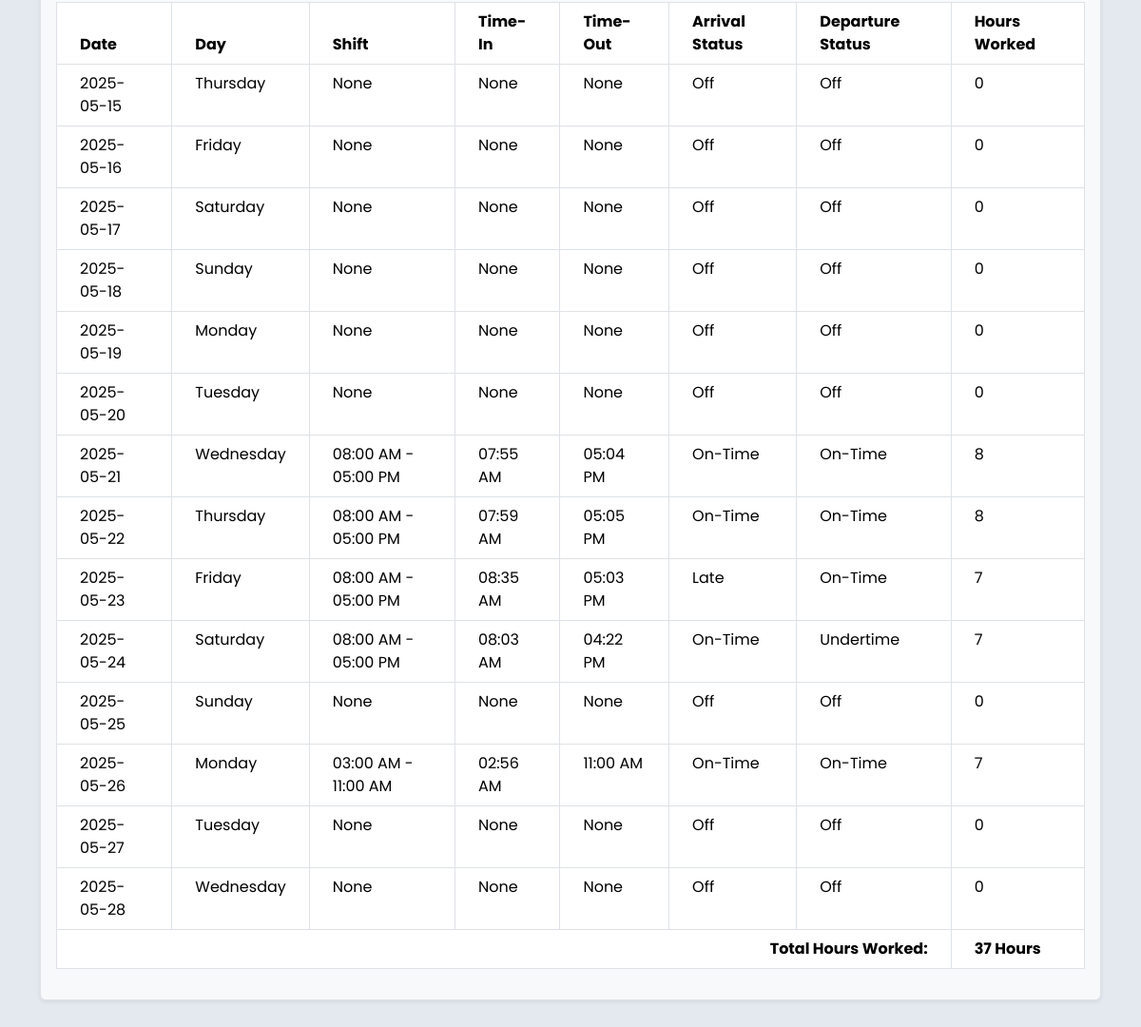
The app's page / (signed in, lower part), older data.
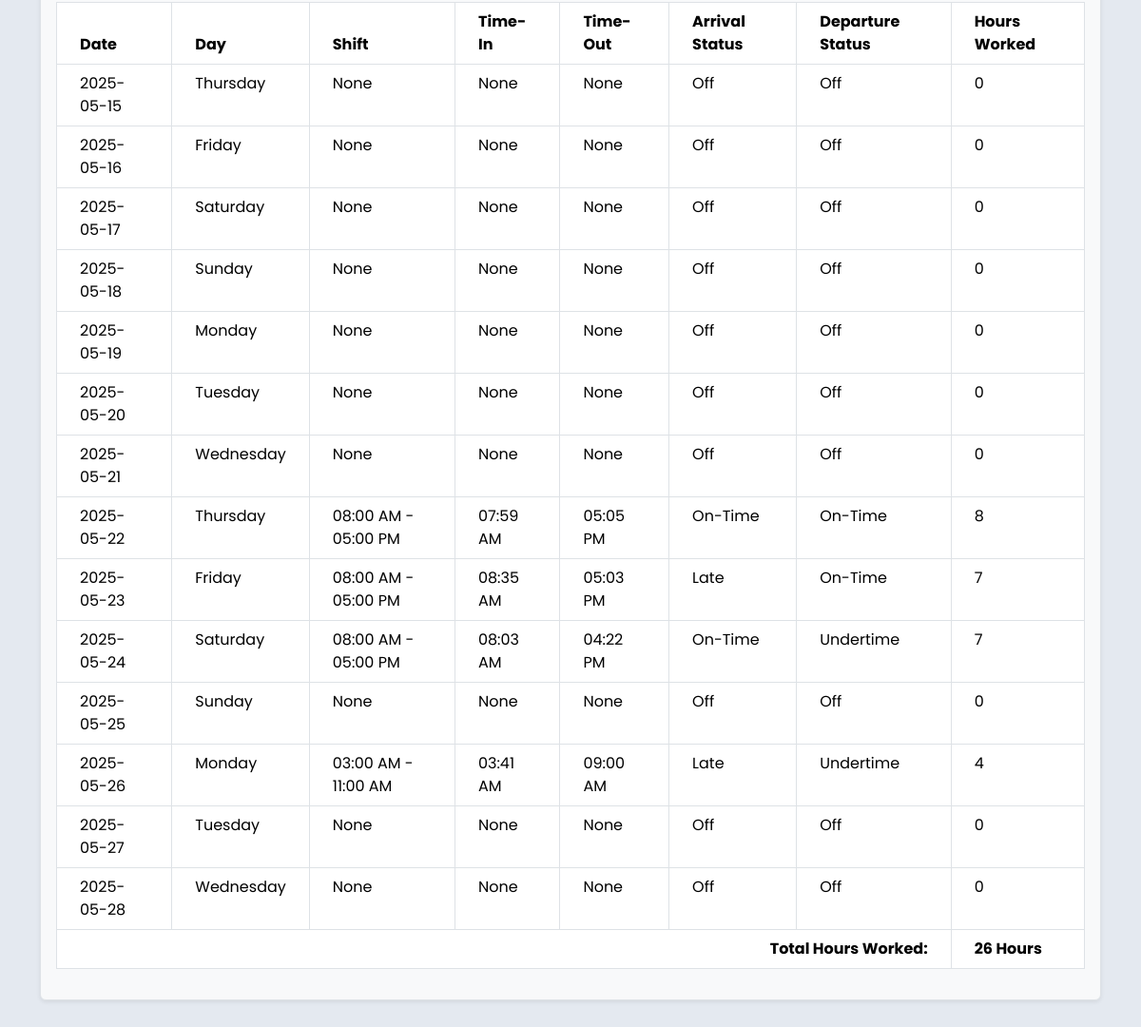
The same page, newer data.
### core/models.py (models this page shows, shortened)
class Attendance(models.Model):
    STATUS_CHOICES = [
        ('On-Time', 'On-Time'),
        ('Late', 'Late'),
        ('Absent', 'Absent'),
        ('Rest Day', 'Rest Day'),
    ]
    employee = models.ForeignKey('Employee', on_delete=models.CASCADE)
    date = models.DateField()
    time_in = models.DateTimeField(null=True, blank=True)
    time_out = models.DateTimeField(null=True, blank=True)
    arrival_status = models.CharField(
        max_length=20,
        choices=STATUS_CHOICES,
        default='Absent',
        help_text="Status based on time-in"
    )
    departure_status = models.CharField(
        max_length=20,
        choices=[
            ('On-Time', 'On-Time'),
            ('Undertime', 'Undertime'),
            ('Absent', 'Absent'),
            ('Rest Day', 'Rest Day')
        ],
        default='Absent',
        help_text="Status based on time-out"
    )
    shift = models.ForeignKey(
        'Shift',
        on_delete=models.SET_NULL,
        null=True,
        blank=True,
        help_text="Associated shift for this attendance record"
    )
    late_minutes = models.PositiveIntegerField(default=0)
    undertime_minutes = models.PositiveIntegerField(default=0)
    def worked_hours(self):
        print(f"\n--- DEBUG worked_hours for {self.date} ---")
        if not self.shift:
            print("No shift assigned")
            return 0
        scheduled_start = self.shift.shift_start
        scheduled_end = self.shift.shift_end
        is_rest_day = False  # You may also store this in Shift
        print(f"scheduled_start: {scheduled_start}")
        print(f"scheduled_end: {scheduled_end}")
        print(f"time_in: {self.time_in}")
        print(f"time_out: {self.time_out}")
        if not self.time_in or not self.time_out:
            print("Missing time_in or time_out")
            return 0
        scheduled_start_dt = datetime.combine(self.date, scheduled_start)
        scheduled_end_dt = (
            datetime.combine(self.date + timedelta(days=1), scheduled_end)
            if scheduled_end < scheduled_start
            else datetime.combine(self.date, scheduled_end)
        )
        time_in = self.time_in.replace(tzinfo=None) if self.time_in.tzinfo else self.time_in
        time_out = self.time_out.replace(tzinfo=None) if self.time_out.tzinfo else self.time_out
        start = max(time_in, scheduled_start_dt)
        end = min(time_out, scheduled_end_dt)
        if end <= start:
            print("End is before or equal to start")
            return 0
        worked_seconds = (end - start).total_seconds()
        worked_hours = worked_seconds / 3600
        if worked_hours > 1:
            worked_hours -= 1
        worked_hours = max(worked_hours, 0)
        return worked_hours

### core/views.py (the view)
# urls.py: path('', views.dashboard, name='dashboard'),
@login_required
def dashboard(request):
    employee = get_object_or_404(Employee, user_account=request.user)
    print("First Name:", employee.first_name)
    print("Last Name:", employee.last_name)
    print("Company ID:", employee.company_id)
    leave_depts = employee.leave_departments.all()
    shift_depts = employee.shift_departments.all()
    print("Leave Respondent for Departments:")
    for dept in leave_depts:
        print(f"- {dept.name}")
    print("Shift Respondent for Departments:")
    for dept in shift_depts:
        print(f"- {dept.name}")
    today = timezone.now().date()
    start_of_week = today - timedelta(days=today.weekday())  # Monday
    end_of_week = start_of_week + timedelta(days=6)
    week_days = []
    shifts_this_week = Shift.objects.filter(
        employee=employee,
        shift_date__range=[start_of_week, end_of_week]
    ).values('shift_date', 'shift_start', 'shift_end')
    shifts_map = {shift['shift_date']: shift for shift in shifts_this_week}
    for i in range(7):
        day = start_of_week + timedelta(days=i)
        shift_info = shifts_map.get(day)
        week_days.append({
            'label': day.strftime('%A'),
            'date': day.strftime('%Y-%m-%d'),
            'is_today': day == today,
            'shift_start': shift_info['shift_start'] if shift_info else None,
            'shift_end': shift_info['shift_end'] if shift_info else None,
        })
    recent_leaves = LeaveRequest.objects.filter(employee=employee).order_by('-created_at')[:5]
    departments = Department.objects.prefetch_related('shift_respondents', 'leave_respondents').all()
    start_date = today - timedelta(days=13)
    end_date = today
    attendance_dict = {
        record.date: record
        for record in Attendance.objects.filter(
            employee=employee,
            date__range=(start_date, end_date)
        ).select_related('shift')
    }
    dtr_data = []
    current_date = start_date
    total_hours = 0
    while current_date <= end_date:
        record = attendance_dict.get(current_date)
        worked_hours = 0
        if record:
            shift = record.shift
            worked_hours = record.worked_hours()
            print(round(worked_hours))
            total_hours += round(worked_hours)
            if shift:
                shift_start = shift.shift_start.strftime('%I:%M %p') if shift.shift_start else 'N/A'
                shift_end = shift.shift_end.strftime('%I:%M %p') if shift.shift_end else 'N/A'
                shift_range = f"{shift_start} - {shift_end}"
            else:
                shift_range = 'No Shift'
            time_in = record.time_in.strftime('%I:%M %p') if record.time_in else 'N/A'
            time_out = record.time_out.strftime('%I:%M %p') if record.time_out else 'N/A'
            arrival_status = record.arrival_status or 'N/A'
            departure_status = record.departure_status or 'N/A'
        else:
            shift_range = 'None'
            time_in = 'None'
            time_out = 'None'
            arrival_status = 'Off'
            departure_status = 'Off'
        dtr_data.append({
            'date': current_date.strftime('%Y-%m-%d'),
            'day': current_date.strftime('%A'),
            'shift': shift_range,
            'time_in': time_in,
            'time_out': time_out,
            'arrival_status': arrival_status,
            'departure_status': departure_status,
            'worked_hours': round(worked_hours),
        })
        current_date += timedelta(days=1)
    context = {
        'departments': departments,
        'employee': employee,
        'recent_leaves': recent_leaves,
        'today': today,
        'week_days': week_days,
        'dtr_records': dtr_data,
        'start_date': start_date,
        'end_date': end_date,
        'total_hours': total_hours
    }
    return render(request, 'dashboard.html', context)

### core/templates/dashboard.html (shortened to what this page needs)
{% extends 'base.html' %}
{% load static %}
{% block content %}
<div class="container py-4">
    {% if user.employee.role != "President" %}
    <div class="row mb-4">
        <div class="col-12">
            <div class="p-3 border rounded shadow-sm bg-light">
                <div class="table-responsive">
                    <table class="table table-bordered text-sm mt-4">
                        <thead class="bg-light">
                            <tr>
                                <th class="px-4 py-2">Date</th>
                                <th class="px-4 py-2">Day</th>
                                <th class="px-4 py-2">Shift</th>
                                <th class="px-4 py-2">Time-In</th>
                                <th class="px-4 py-2">Time-Out</th>
                                <th class="px-4 py-2">Arrival Status</th>
                                <th class="px-4 py-2">Departure Status</th>
                                <th class="px-4 py-2">Hours Worked</th>
                            </tr>
                        </thead>
                        <tbody>
                            {% for dtr in dtr_records %}
                            <tr>
                                <td class="px-4 py-2">{{ dtr.date }}</td>
                                <td class="px-4 py-2">{{ dtr.day }}</td>
                                <td class="px-4 py-2">{{ dtr.shift }}</td>
                                <td class="px-4 py-2">{{ dtr.time_in }}</td>
                                <td class="px-4 py-2">{{ dtr.time_out }}</td>
                                <td class="px-4 py-2">{{ dtr.arrival_status }}</td>
                                <td class="px-4 py-2">{{ dtr.departure_status }}</td>
                                <td class="px-4 py-2">{{ dtr.worked_hours }}</td>
                            </tr>
                            {% empty %}
                            <tr>
                                <td colspan="7" class="text-center py-4">No DTR record found.</td>
                            </tr>
                            {% endfor %}
                        </tbody>
                        <tfoot>
                            <tr class="bg-light fw-bold">
                                <td colspan="7" class="text-end px-4 py-2">Total Hours Worked:</td>
                                <td class="px-4 py-2">{{ total_hours }} Hours</td>
                        </tfoot>
                    </table>
                </div>
            </div>
        </div>
    </div>
    {% endif %}
</div>
{% endblock %}

### core/templates/base.html (shortened to what this page needs)
{% load static %}
<!DOCTYPE html>
<html lang="en">
<head>
    <link rel="stylesheet" href="{% static 'bootstrap/css/bootstrap.min.css' %}">
    <link rel="stylesheet" href="{% static 'css/flatpickr.min.css' %}">
    <link rel="stylesheet" href="{% static 'css/base_styles.css' %}">
    <link href='https://unpkg.com/boxicons@2.1.1/css/boxicons.min.css' rel='stylesheet'>
</head>
<body class="pt-5">
{% if user.is_authenticated %}
    <div class="container-fluid d-flex flex-column p-0">
        <div class="container-fluid mt-5 d-flex flex-column p-0">
            <div class="container-fluid d-flex flex-column p-4">
                {% block content %}
                {% endblock %}
            </div>
        </div>
    </div>
{% endif %}
</body>
</html>

### core/templates/base.html (style rules this page uses)
body { font-family: 'Poppins', sans-serif; font-size: 1rem; color: #333; background-color:rgb(228, 233, 240); }

Row changes from the older to the newer data that the page shows:
removed Attendance: arrival_status "On-Time", departure_status "On-Time"
Text that changed along with them:
{{ total_hours }}: "37" → "26"
new list line: "2025-05-21 Wednesday None None None Off Off 0"
new list line: "2025-05-26 Monday 03:00 AM - 11:00 AM 03:41 AM 09:00 AM 4"
new list line: "Late Undertime"
list line gone: "2025-05-21 Wednesday 08:00 AM - 05:00 PM 07:55 AM 05:04 PM 8"
list line gone: "2025-05-26 Monday 03:00 AM - 11:00 AM 02:56 AM 11:00 AM 7"
list line gone: "On-Time On-Time"
